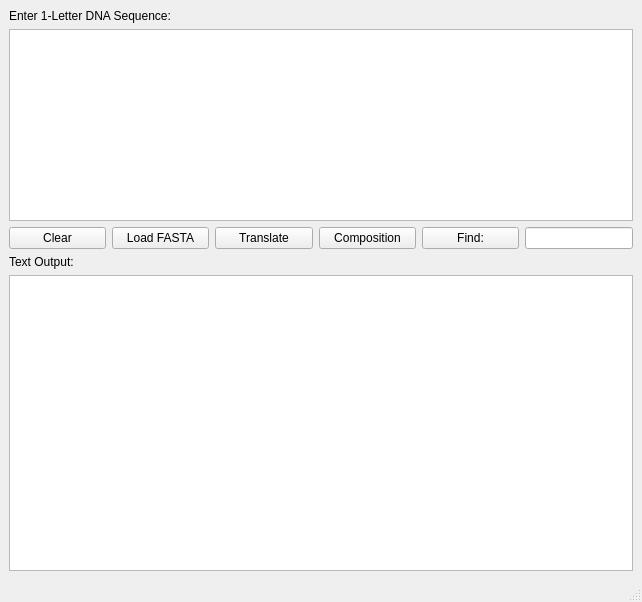
<?xml version="1.0" encoding="UTF-8"?>
<ui version="4.0">
 <class>MainWindow</class>
 <widget class="QMainWindow" name="MainWindow">
  <property name="geometry">
   <rect>
    <x>0</x>
    <y>0</y>
    <width>642</width>
    <height>602</height>
   </rect>
  </property>
  <property name="windowTitle">
   <string>Biological sequences</string>
  </property>
  <widget class="QWidget" name="centralwidget">
   <layout class="QGridLayout" name="gridLayout" rowstretch="0,0,0,0,0" columnstretch="0,0,0,0,0,0,0">
    <property name="sizeConstraint">
     <enum>QLayout::SetDefaultConstraint</enum>
    </property>
    <item row="0" column="1" colspan="2">
     <widget class="QLabel" name="label">
      <property name="text">
       <string>Enter 1-Letter DNA Sequence:</string>
      </property>
     </widget>
    </item>
    <item row="2" column="1">
     <widget class="QPushButton" name="BClear">
      <property name="text">
       <string>Clear</string>
      </property>
     </widget>
    </item>
    <item row="2" column="6" alignment="Qt::AlignRight">
     <widget class="QLineEdit" name="lineEdit"/>
    </item>
    <item row="2" column="2">
     <widget class="QPushButton" name="BLFASTA">
      <property name="text">
       <string>Load FASTA</string>
      </property>
     </widget>
    </item>
    <item row="2" column="3">
     <widget class="QPushButton" name="BTranslate">
      <property name="text">
       <string>Translate</string>
      </property>
     </widget>
    </item>
    <item row="2" column="4">
     <widget class="QPushButton" name="BComposition">
      <property name="text">
       <string>Composition</string>
      </property>
     </widget>
    </item>
    <item row="2" column="5">
     <widget class="QPushButton" name="BFind">
      <property name="text">
       <string>Find:</string>
      </property>
     </widget>
    </item>
    <item row="3" column="1">
     <widget class="QLabel" name="label_2">
      <property name="text">
       <string>Text Output:</string>
      </property>
     </widget>
    </item>
    <item row="4" column="1" colspan="6">
     <widget class="QTextBrowser" name="OutSeq"/>
    </item>
    <item row="1" column="1" colspan="6" alignment="Qt::AlignTop">
     <widget class="QPlainTextEdit" name="InSeq"/>
    </item>
   </layout>
  </widget>
  <widget class="QMenuBar" name="menubar">
   <property name="geometry">
    <rect>
     <x>0</x>
     <y>0</y>
     <width>642</width>
     <height>20</height>
    </rect>
   </property>
  </widget>
  <widget class="QStatusBar" name="statusbar"/>
 </widget>
 <resources/>
 <connections/>
</ui>
